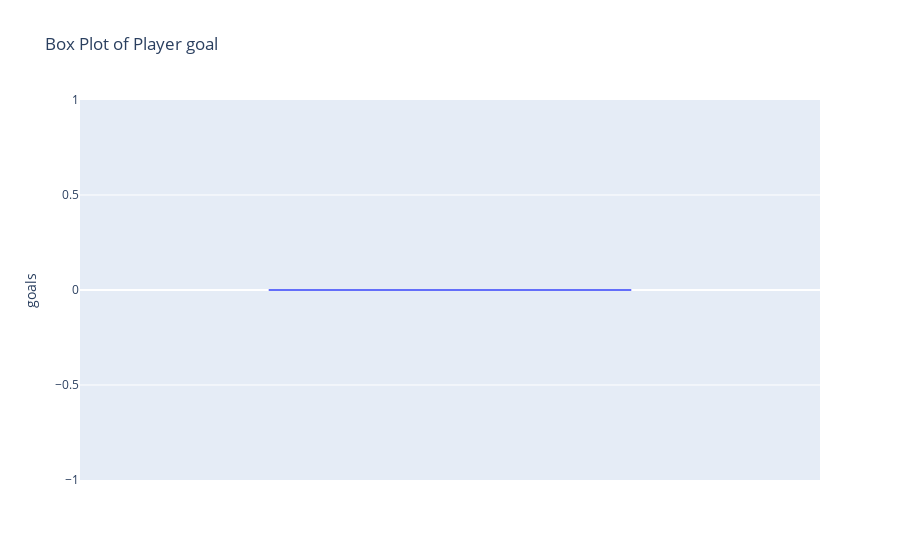

Notebook code for this chart:
### Code cell
df_filtered = df[df['goals'] <1]

# Create a box plot for the filtered data
fig = px.box(df_filtered, y='goals', title="Box Plot of Player goal ")

# Show the plot
fig.show()

### Figure 1 — Plotly figure (JSON) as saved in the notebook; plotly's stock layout.template omitted (floating-point values rounded to 4 significant figures; data arrays with more than 128 entries replaced by an {"elided": "..."} marker saying what was removed)
{"data": [{"alignmentgroup": "True", "hovertemplate": "goals=%{y}<extra></extra>", "legendgroup": "", "marker": {"color": "#636efa"}, "name": "", "notched": false, "offsetgroup": "", "orientation": "v", "showlegend": false, "type": "box", "x0": " ", "xaxis": "x", "y": {"elided": "10692 int values"}, "y0": " ", "yaxis": "y"}], "layout": {"autosize": true, "boxmode": "group", "legend": {"tracegroupgap": 0}, "title": {"text": "Box Plot of Player goal "}, "xaxis": {"anchor": "y", "autorange": true, "domain": [0, 1], "range": [-0.5, 0.5], "type": "category"}, "yaxis": {"anchor": "x", "autorange": true, "domain": [0, 1], "range": [-1, 1], "title": {"text": "goals"}, "type": "linear"}}}
